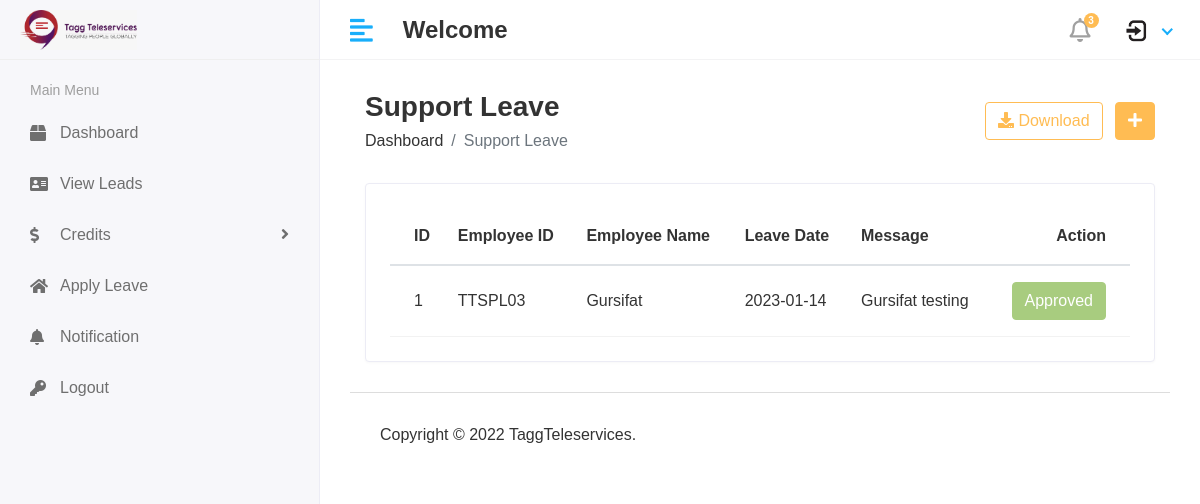
Page /hod/support_leave_view on the earlier database version.
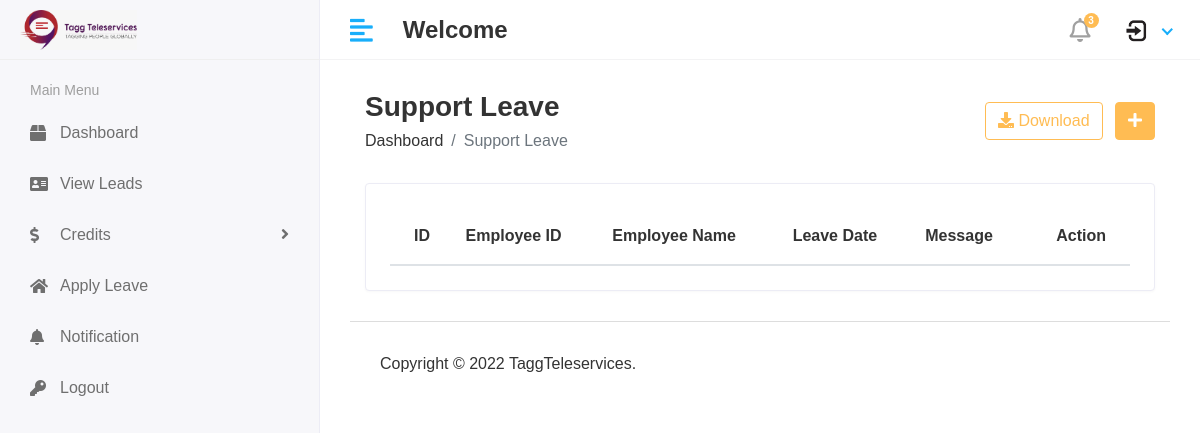
Same page on the later database version.
### taggapp/models.py (models this page shows, shortened)
class Support_leave(models.Model):
    support_id = models.ForeignKey(Support, on_delete=models.CASCADE)
    date = models.CharField(max_length=100)
    reason = models.TextField()
    status = models.IntegerField(default=0)
    created_at = models.DateTimeField(auto_now_add=True)
    updated_at = models.DateTimeField(auto_now=True)

class Support(models.Model):
    admin = models.OneToOneField(CustomUser, on_delete=models.CASCADE)
    employee_id = models.CharField(max_length=100)
    first_name = models.CharField(max_length=100)
    last_name = models.CharField(max_length=100)
    gender = models.CharField(max_length=100)
    dob = models.CharField(max_length=100)
    designation = models.CharField(max_length=100)
    joining_date = models.CharField(max_length=100)
    mobile = models.CharField(max_length=100)
    email = models.CharField(max_length=100)
    father_name = models.CharField(max_length=100)
    father_mob = models.CharField(max_length=100)
    father_occupation = models.CharField(max_length=100)
    mother_name = models.CharField(max_length=100)
    mother_occupation = models.CharField(max_length=100)
    permanent_add = models.TextField(max_length=100)
    username = models.TextField(max_length=100)
    password = models.TextField(max_length=100)
    created_at = models.DateTimeField(auto_now_add=True)
    updated_at = models.DateTimeField(auto_now=True)

### client_management_system/hod_views.py (the view)
# urls.py: path('hod/support_leave_view', hod_views.SUPPORT_LEAVE_VIEW, name='support_leave_view'),
def SUPPORT_LEAVE_VIEW(request):
    support_leave = Support_leave.objects.all()
    context = {
        'support_leave': support_leave,
    }
    return render(request, 'hod/support_leave.html', context)

### template/hod/support_leave.html (shortened to what this page needs)
{% extends 'base.html' %}
{% block content %}
<div class="content container-fluid">
               <div class="page-header">
                  <div class="row align-items-center">
                     <div class="col">
                        <h3 class="page-title">Support Leave</h3>
                        <ul class="breadcrumb">
                           <li class="breadcrumb-item"><a href="index.html">Dashboard</a></li>
                           <li class="breadcrumb-item active">Support Leave</li>
                        </ul>
                     </div>
                     <div class="col-auto text-right float-right ml-auto">
                        <a href="#" class="btn btn-outline-primary mr-2"><i class="fas fa-download"></i> Download</a>
                        <a href="add-student.html" class="btn btn-primary"><i class="fas fa-plus"></i></a>
                     </div>
                  </div>
               </div>
               <div class="row">
                  <div class="col-sm-12">
                     <div class="card card-table">
                        <div class="card-body">
                           <div class="table-responsive">
                              <table id="table_id" class="table table-hover table-center mb-0 datatable">
                                 <thead>
                                    <tr>
                                       <th>ID</th>
                                       <th>Employee ID</th>
                                       <th>Employee Name</th>
                                       <th>Leave Date</th>
                                       <th>Message</th>
                                       <th class="text-right">Action</th>
                                    </tr>
                                 </thead>
                                 <tbody>
                                 {% for i in support_leave %}
                                    <tr>
                                       <td>{{i.id}}</td>
                                       <td>{{i.support_id.employee_id}}</td>
                                       <td>{{i.support_id.first_name}}</td>
                                       <td>{{i.date}}</td>
                                       <td>{{i.reason}}</td>
                                       <td class="text-right">
                                          <div class="actions">
                                             {% if i.status == 0 %}
                                             <a href="{% url 'support_approve_leave' i.id %}" class="btn btn-success">Approved</a>
                                             <a href="{% url 'support_disapprove_leave' i.id %}" class="btn btn-danger">Disapprove</a>
                                             {% elif i.status == 1 %}
                                              <button class="btn btn-success" disabled="disabled">Approved</button>
                                             {% else %}
                                             <button class="btn btn-danger" disabled="disabled">Disapproved</button>
                                             {% endif %}
                                          </div>
                                       </td>
                                    </tr>
                                    {% endfor %}
                                 </tbody>
                              </table>
                           </div>
                        </div>
                     </div>
                  </div>
               </div>
            </div>
{% endblock %}

Differences in the rows shown:
removed Support_leave: id "1", support_id.employee_id "TTSPL03", support_id.first_name "Gursifat", date "2023-01-14", reason "Gursifat testing", status "Approved"
